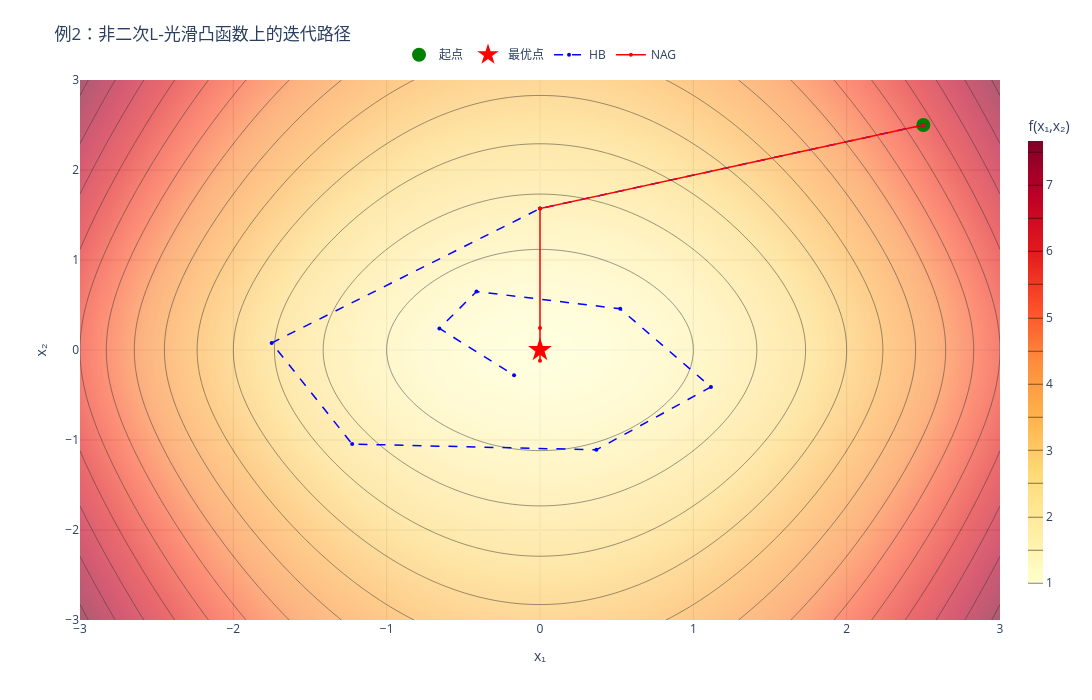
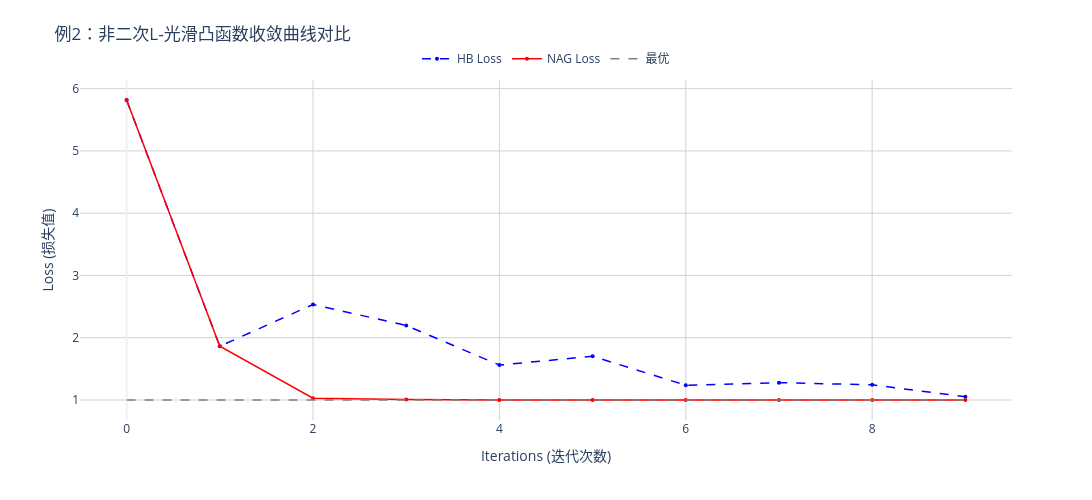

These figures' notebook cell, in order:
### Markdown cell above
在相同学习率$\eta$、相同动量系数$\beta$下，对比HB与NAG的表现。

### Code cell
import numpy as np
import plotly.graph_objects as go

# ==========================================
# 0. 全局尺寸配置
# ==========================================
FIG_HEIGHT_CONTOUR = 700
FIG_WIDTH_CONTOUR = 1100
FIG_HEIGHT_LOSS = 500
FIG_WIDTH_LOSS = 1100

# ==========================================
# 1. 定义目标函数与梯度（非二次L-光滑凸）
#    f(x) = 0.5*x₁² + sqrt(1 + x₂²)
# ==========================================
def f(x):
    x1, x2 = x[0], x[1]
    return 0.5 * x1**2 + np.sqrt(1 + x2**2)

def grad(x):
    x1, x2 = x[0], x[1]
    g1 = x1
    g2 = x2 / np.sqrt(1 + x2**2)
    return np.array([g1, g2])

# ==========================================
# 2. 算法参数设置
# ==========================================
alpha = 1.0      # 学习率
beta = 0.7       # 动量系数
x0 = np.array([2.5, 2.5])
n_iter = 9

# ==========================================
# 3. 运行两种优化算法
# ==========================================
# Heavy Ball
hb_path = [x0.copy()]
hb_v = np.zeros(2)
x = x0.copy()
for _ in range(n_iter):
    g = grad(x)
    hb_v = beta * hb_v - alpha * g
    x = x + hb_v
    hb_path.append(x.copy())
hb_path = np.array(hb_path)

# NAG
nag_path = [x0.copy()]
nag_v = np.zeros(2)
x = x0.copy()
for _ in range(n_iter):
    x_lookahead = x + beta * nag_v
    g = grad(x_lookahead)
    nag_v = beta * nag_v - alpha * g
    x = x + nag_v
    nag_path.append(x.copy())
nag_path = np.array(nag_path)

# 计算损失值
hb_loss = [f(p) for p in hb_path]
nag_loss = [f(p) for p in nag_path]

# ==========================================
# 4. 生成地形图网格数据
# ==========================================
x1_lim, x2_lim = 3, 3
x1_range = np.linspace(-x1_lim, x1_lim, 250)
x2_range = np.linspace(-x2_lim, x2_lim, 250)
xx1, xx2 = np.meshgrid(x1_range, x2_range)
zz = 0.5 * xx1**2 + np.sqrt(1 + xx2**2)

# ==========================================================
# 【图表 1】迭代路径 / 等高线图
# ==========================================================
fig1 = go.Figure()

fig1.add_trace(go.Contour(
    z=zz, x=x1_range, y=x2_range,
    colorscale='YlOrRd',
    contours=dict(
        coloring='heatmap',
        showlabels=False
    ),
    colorbar=dict(
        title='f(x₁,x₂)',
        x=1.02, y=0.5, len=0.9,
        thickness=15
    ),
    opacity=0.8,
    name='损失地形',
    showlegend=False
))

# ===== 起点标记（绿色圆点） =====
fig1.add_trace(go.Scatter(
    x=[x0[0]], y=[x0[1]],
    mode='markers+text',
    name='起点',
    marker=dict(
        size=14, color='green', symbol='circle'
    ),  
    textposition='top center',
    textfont=dict(color='green', size=13, weight='bold')
))

# 最优解标记
fig1.add_trace(go.Scatter(
    x=[0], y=[0],
    mode='markers+text',
    name='最优点',
    marker=dict(
        size=18, color='red', symbol='star'
    ),
    textposition='bottom center',
    textfont=dict(color='#FF5733', size=13, weight='bold')
))

# HB 路径 — 蓝色虚线
fig1.add_trace(go.Scatter(
    x=hb_path[:,0], y=hb_path[:,1],
    mode='lines+markers',
    name='HB',
    line=dict(color='blue', width=1.5, dash='dash'),
    marker=dict(size=4, color='blue')
))

# NAG 路径 — 红色实线
fig1.add_trace(go.Scatter(
    x=nag_path[:,0], y=nag_path[:,1],
    mode='lines+markers',
    name='NAG',
    line=dict(color='red', width=1.5, dash='solid'),
    marker=dict(size=4, color='red')
))

fig1.update_layout(
    height=FIG_HEIGHT_CONTOUR,
    width=FIG_WIDTH_CONTOUR,
    title="例2：非二次L‑光滑凸函数上的迭代路径",
    template="plotly_white",
    legend=dict(
        orientation="h",
        yanchor="bottom",
        y=1.02,
        xanchor="center",
        x=0.5
    ),
    hovermode='closest',
    margin=dict(l=80, r=80, t=80, b=80)
)

fig1.update_xaxes(
    title_text="x₁",
    range=[-3, 3],
    showgrid=True,
    gridcolor='lightgray'
)
fig1.update_yaxes(
    title_text="x₂",
    range=[-3, 3],
    showgrid=True,
    gridcolor='lightgray'
)

# ==========================================================
# 【图表 2】损失收敛曲线图
# ==========================================================
fig2 = go.Figure()

# HB Loss — 蓝色虚线
fig2.add_trace(go.Scatter(
    x=list(range(len(hb_loss))), y=hb_loss,
    mode='lines+markers',
    name='HB Loss',
    line=dict(color='blue', width=1.5, dash='dash'),
    marker=dict(size=4, color='blue', symbol='circle')
))

# NAG Loss — 红色实线
fig2.add_trace(go.Scatter(
    x=list(range(len(nag_loss))), y=nag_loss,
    mode='lines+markers',
    name='NAG Loss',
    line=dict(color='red', width=1.5, dash='solid'),
    marker=dict(size=4, color='red', symbol='circle')
))

# ===== 最优值参考线（带图例，灰色虚线） =====
# 理论最优值 f(0,0) = 0.5*0² + sqrt(1+0²) = 1
OPTIMAL_VALUE = 1.0

fig2.add_trace(go.Scatter(
    x=[0, n_iter],
    y=[OPTIMAL_VALUE, OPTIMAL_VALUE],
    mode='lines',
    name='最优',
    line=dict(color='gray', width=1.5, dash='dash'),
    showlegend=True
))

fig2.update_layout(
    height=FIG_HEIGHT_LOSS,
    width=FIG_WIDTH_LOSS,
    title="例2：非二次L‑光滑凸函数收敛曲线对比",
    template="plotly_white",
    legend=dict(
        orientation="h",
        yanchor="bottom",
        y=1.02,
        xanchor="center",
        x=0.5
    ),
    hovermode='x unified',
    margin=dict(l=80, r=80, t=80, b=80)
)

fig2.update_xaxes(
    title_text="Iterations (迭代次数)",
    showgrid=True,
    gridcolor='lightgray',
    range=[-0.5, n_iter + 0.5]
)
fig2.update_yaxes(
    title_text="Loss (损失值)",
    showgrid=True,
    gridcolor='lightgray'
)

# ==========================================================
# 5. 显示图表
# ==========================================================
fig1.show()
fig2.show()

# ==========================================================
# 6. 打印最终损失值
# ==========================================================
print(f"\n==== Final Loss ====")
print(f"HB:   {hb_loss[-1]:.6f}")
print(f"NAG:  {nag_loss[-1]:.6f}")

### Figure 1 — Plotly figure (JSON) as saved in the notebook; plotly's stock layout.template omitted (floating-point values rounded to 4 significant figures; data arrays with more than 128 entries replaced by an {"elided": "..."} marker saying what was removed)
{"data": [{"colorbar": {"len": 0.9, "thickness": 15, "title": {"text": "f(x₁,x₂)"}, "x": 1.02, "y": 0.5}, "colorscale": [[0, "rgb(255,255,204)"], [0.125, "rgb(255,237,160)"], [0.25, "rgb(254,217,118)"], [0.375, "rgb(254,178,76)"], [0.5, "rgb(253,141,60)"], [0.625, "rgb(252,78,42)"], [0.75, "rgb(227,26,28)"], [0.875, "rgb(189,0,38)"], [1, "rgb(128,0,38)"]], "contours": {"coloring": "heatmap", "showlabels": false}, "name": "损失地形", "opacity": 0.8, "showlegend": false, "type": "contour", "x": {"elided": "250 float values"}, "y": {"elided": "250 float values"}, "z": {"elided": "250x250 float values"}}, {"marker": {"color": "green", "size": 14, "symbol": "circle"}, "mode": "markers+text", "name": "起点", "textfont": {"color": "green", "size": 13, "weight": "bold"}, "textposition": "top center", "type": "scatter", "x": [2.5], "y": [2.5]}, {"marker": {"color": "red", "size": 18, "symbol": "star"}, "mode": "markers+text", "name": "最优点", "textfont": {"color": "#FF5733", "size": 13, "weight": "bold"}, "textposition": "bottom center", "type": "scatter", "x": [0], "y": [0]}, {"line": {"color": "blue", "dash": "dash", "width": 1.5}, "marker": {"color": "blue", "size": 4}, "mode": "lines+markers", "name": "HB", "type": "scatter", "x": [2.5, 0.0, -1.75, -1.225, 0.3675, 1.115, 0.5231, -0.4142, -0.6561, -0.1693], "y": [2.5, 1.572, 0.07791, -1.045, -1.109, -0.4109, 0.4578, 0.6496, 0.2391, -0.2808]}, {"line": {"color": "red", "dash": "solid", "width": 1.5}, "marker": {"color": "red", "size": 4}, "mode": "lines+markers", "name": "NAG", "type": "scatter", "x": [2.5, 0.0, 0.0, 0.0, 0.0, 0.0, 0.0, 0.0, 0.0, 0.0], "y": [2.5, 1.572, 0.2439, -0.1201, -0.02385, 4.111e-05, 2.355e-06, -7.601e-15, -2.239e-18, 0.0]}], "layout": {"height": 700, "hovermode": "closest", "legend": {"orientation": "h", "x": 0.5, "xanchor": "center", "y": 1.02, "yanchor": "bottom"}, "margin": {"b": 80, "l": 80, "r": 80, "t": 80}, "title": {"text": "例2：非二次L‑光滑凸函数上的迭代路径"}, "width": 1100, "xaxis": {"gridcolor": "lightgray", "range": [-3, 3], "showgrid": true, "title": {"text": "x₁"}}, "yaxis": {"gridcolor": "lightgray", "range": [-3, 3], "showgrid": true, "title": {"text": "x₂"}}}}

### Figure 2 — Plotly figure (JSON) as saved in the notebook; plotly's stock layout.template omitted (floating-point values rounded to 4 significant figures)
{"data": [{"line": {"color": "blue", "dash": "dash", "width": 1.5}, "marker": {"color": "blue", "size": 4, "symbol": "circle"}, "mode": "lines+markers", "name": "HB Loss", "type": "scatter", "x": [0, 1, 2, 3, 4, 5, 6, 7, 8, 9], "y": [5.818, 1.863, 2.534, 2.197, 1.561, 1.702, 1.237, 1.278, 1.243, 1.053]}, {"line": {"color": "red", "dash": "solid", "width": 1.5}, "marker": {"color": "red", "size": 4, "symbol": "circle"}, "mode": "lines+markers", "name": "NAG Loss", "type": "scatter", "x": [0, 1, 2, 3, 4, 5, 6, 7, 8, 9], "y": [5.818, 1.863, 1.029, 1.007, 1.0, 1.0, 1.0, 1, 1, 1]}, {"line": {"color": "gray", "dash": "dash", "width": 1.5}, "mode": "lines", "name": "最优", "showlegend": true, "type": "scatter", "x": [0, 9], "y": [1, 1]}], "layout": {"height": 500, "hovermode": "x unified", "legend": {"orientation": "h", "x": 0.5, "xanchor": "center", "y": 1.02, "yanchor": "bottom"}, "margin": {"b": 80, "l": 80, "r": 80, "t": 80}, "title": {"text": "例2：非二次L‑光滑凸函数收敛曲线对比"}, "width": 1100, "xaxis": {"gridcolor": "lightgray", "range": [-0.5, 9.5], "showgrid": true, "title": {"text": "Iterations (迭代次数)"}}, "yaxis": {"gridcolor": "lightgray", "showgrid": true, "title": {"text": "Loss (损失值)"}}}}
